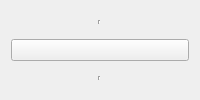
     <widget class="QWidget" name="hide_dashboard" native="true">
      <property name="sizePolicy">
       <sizepolicy hsizetype="Fixed" vsizetype="Preferred">
        <horstretch>0</horstretch>
        <verstretch>0</verstretch>
       </sizepolicy>
      </property>
      <property name="minimumSize">
       <size>
        <width>43</width>
        <height>18</height>
       </size>
      </property>
      <layout class="QVBoxLayout" name="verticalLayout_16">
       <item>
        <widget class="QWidget" name="centerAlign1" native="true">
         <layout class="QHBoxLayout" name="horizontalLayout_3">
          <item>
           <widget class="Line" name="upper_line">
            <property name="orientation">
             <enum>Qt::Vertical</enum>
            </property>
           </widget>
          </item>
         </layout>
        </widget>
       </item>
       <item>
        <widget class="QPushButton" name="hide_btn">
         <property name="text">
          <string/>
         </property>
         <property name="icon">
          <iconset resource="../icon/myicons.qrc">
           <normaloff>:/icons/chevrons-left.svg</normaloff>:/icons/chevrons-left.svg</iconset>
         </property>
        </widget>
       </item>
       <item>
        <widget class="QWidget" name="centerAlign1_2" native="true">
         <layout class="QHBoxLayout" name="horizontalLayout_4">
          <item>
           <widget class="Line" name="lower_line">
            <property name="orientation">
             <enum>Qt::Vertical</enum>
            </property>
           </widget>
          </item>
         </layout>
        </widget>
       </item>
      </layout>
     </widget>
